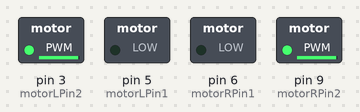
A sketch run on a simulated Arduino Uno, built with avr-gcc and run on an emulated ATmega328P. Parts: switched loads named in the sketch (green lamp = pin HIGH).

Above: at 0.1 s.
Timing chart, 0 to 1.6 s (numbered marks = the images above):
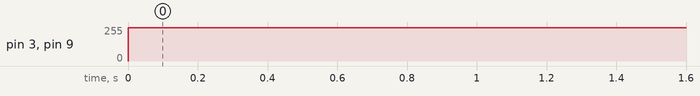

The sketch:

MotorControl.ino
```cpp
const int motorRPin1 = 6;
const int motorRPin2 = 9;
const int motorLPin1 = 5;
const int motorLPin2 = 3;

void setup() {
  pinMode(motorLPin1,OUTPUT);
  pinMode(motorLPin2,OUTPUT);
  pinMode(motorRPin1,OUTPUT);
  pinMode(motorRPin2,OUTPUT);

}

void loop() {
  drive(250,250);
}

void drive(int pwm_A, int pwm_B)
{
  set_motor_pwm(pwm_A, motorRPin1, motorRPin2);
  set_motor_pwm(pwm_B, motorLPin1, motorLPin2);
}
void set_motor_pwm(int pwm, int IN1_PIN, int IN2_PIN)
{
  if (pwm < 0) {  // reverse speeds
    analogWrite(IN1_PIN, -pwm);
    digitalWrite(IN2_PIN, LOW);

  } else { // stop or forward
    digitalWrite(IN1_PIN, LOW);
    analogWrite(IN2_PIN, pwm);
  }
}
```

Measured:
- by itself, pin 3 (motorLPin2), pin 9 (motorRPin2): 0/255 → 250/255 at 0.00 s
